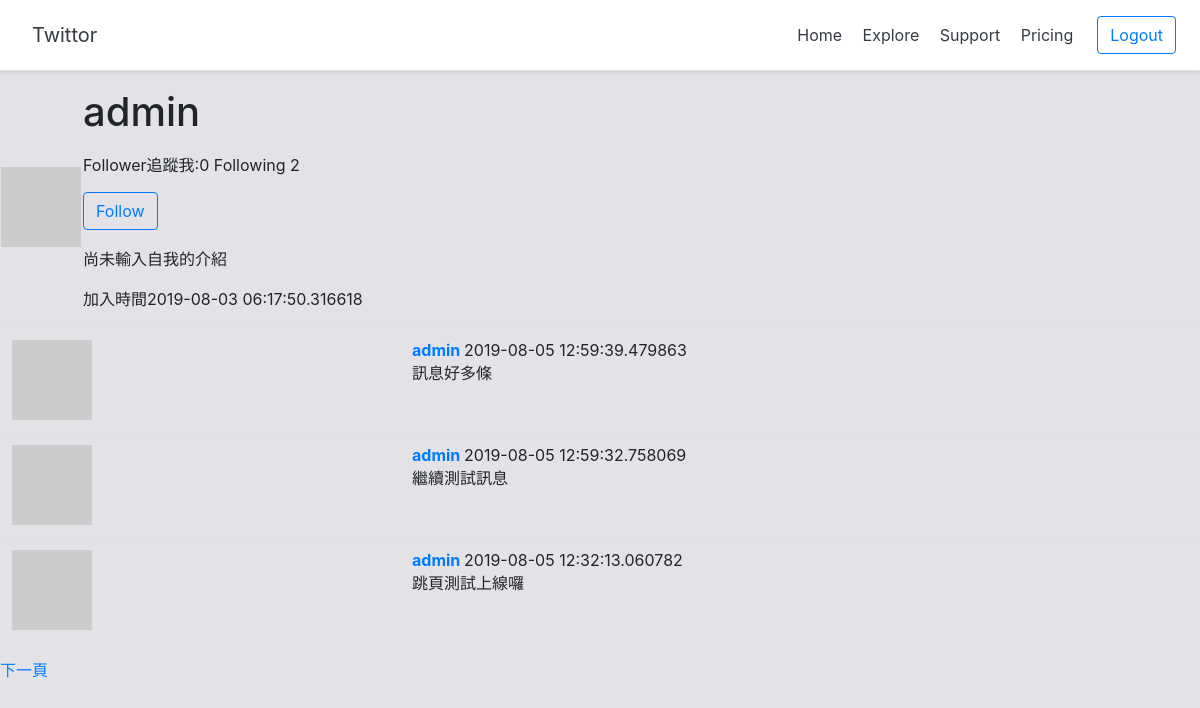
The app's page /admin (signed in) with its own data.
### twittor/models/user.py (models this page shows, shortened)
class User(UserMixin,db.Model): #讓User繼承UserMixin的方法
    id = db.Column(db.Integer, primary_key=True)
    username = db.Column(db.String(64), unique=True, index=True) # unique=True全域唯一
    email = db.Column(db.String(64), unique=True, index=True)
    password_hash = db.Column(db.String(128))
    phone = db.Column(db.String(32))
    tax= db.Column(db.String(32))
    about_me = db.Column(db.String(256))
    create_time= db.Column(db.DateTime, default=datetime.utcnow)
    is_activated = db.Column(db.Boolean , default=False)
    tweets = db.relationship("Tweet",backref="author",lazy="dynamic")
    followed = db.relationship(
        'User', secondary=followers,
        primaryjoin=(followers.c.follower_id == id),
        secondaryjoin=(followers.c.followed_id == id),
        backref=db.backref('followers', lazy='dynamic'), lazy='dynamic')
    def avatar(self, size=80):
        md5_digest = md5(self.email.lower().encode('utf-8')).hexdigest()
        return 'https://www.gravatar.com/avatar/{}?d=identicon&s={}'.format(md5_digest, size)
    def is_following(self, user):
        return self.followed.filter(
            followers.c.followed_id == user.id).count() > 0

### twittor/models/tweet.py (models this page shows, shortened)
class Tweet(db.Model):
    id = db.Column(db.Integer, primary_key=True)
    body= db.Column(db.String(140))
    create_time= db.Column(db.DateTime, default=datetime.utcnow)
    user_id= db.Column(db.Integer, db.ForeignKey('user.id'))

### twittor/route.py (the view, shortened to what this page needs)
@login_required #只有已經登入的用戶才能查看其他用戶的頁面
def user(username):
    u=User.query.filter_by(username=username).first()
    if u is None:
        abort(404)
    page_num = int(request.args.get('page') or 1)  #接收網址get的?page=頁數 默認在第一頁
    tweets=u.tweets.order_by(Tweet.create_time.desc()).paginate(
        page=page_num, per_page=current_app.config['TWEET_PER_PAGE'], error_out=False)
    next_url=url_for('profile',page=tweets.next_num ,username=username) if tweets.has_next else None
    prev_url=url_for('profile',page=tweets.prev_num ,username=username) if tweets.has_prev else None
    return render_template('user.html',title='Profile',tweets=tweets.items ,user=u ,next_url=next_url, prev_url=prev_url)

### twittor/models/user.py (called while the page is built)
@login_manager.user_loader #login的方法
def load_user(id):
    return User.query.get(int(id)) #把id字串轉成數值

### twittor/templates/user.html (shortened to what this page needs)
{% extends "base.html" %}
{% block content %}
    <table>
        <tr>
            <td>
                <img src="{{ user.avatar(200) }}" alt="">
            </td>
            <td>
                <h1>{{user.username}}</h1>
                <p>Follower追蹤我:{{ user.followers.count() }} Following {{ user.followed.count() }}</p>
                <form action="" method="post">
                    {% if user != current_user %}
                    {% if current_user.is_following(user) %}
                    <input class="btn btn-outline-primary" type="submit" name="request_button" value="Unfollow">
                    {% else %}
                    <input class="btn btn-outline-primary" type="submit" name="request_button" value="Follow">
                    {% endif %}
                    {% endif %}
                </form>
                {% if user.about_me %}
                <p>關於我:{{user.about_me}}</p>
                {% else %}
                <p>尚未輸入自我的介紹 </p>
                {% endif %}
                {% if user.create_time %}
                <p>加入時間{{user.create_time}}</p>
                {% endif %}
            </td>
        </tr>
    </table>
    {% include '_tweets.html'%}
    {% if next_url %}
    <a href="{{ next_url }}">下一頁</a>
    {% endif %}
{% endblock %}

### twittor/templates/_tweets.html
<table class="table table-hover">
{% for tweet in tweets %}
        <tr>
            <td><img src="{{ tweet.author.avatar(50) }}" alt=""></td>
            <td class="col-md-8 align-left"><p><b><a href="{{ url_for('profile',username=tweet.author.username)}}">
                {{ tweet.author.username }} </a></b> {{ tweet.create_time }}
                <br>{{ tweet.body }}</p></td>
        </tr>
{% endfor %}
</table>

### records on screen
User: username "admin", create_time "2019-08-03 06:17:50.316618"
Tweet: author.username "admin", create_time "2019-08-05 12:59:39.479863", body "訊息好多條"
Tweet: author.username "admin", create_time "2019-08-05 12:59:32.758069", body "繼續測試訊息"
Tweet: author.username "admin", create_time "2019-08-05 12:32:13.060782", body "跳頁測試上線囉"

### other values on screen
{{ user.followers.count() }} "0"
{{ user.followed.count() }} "2"
